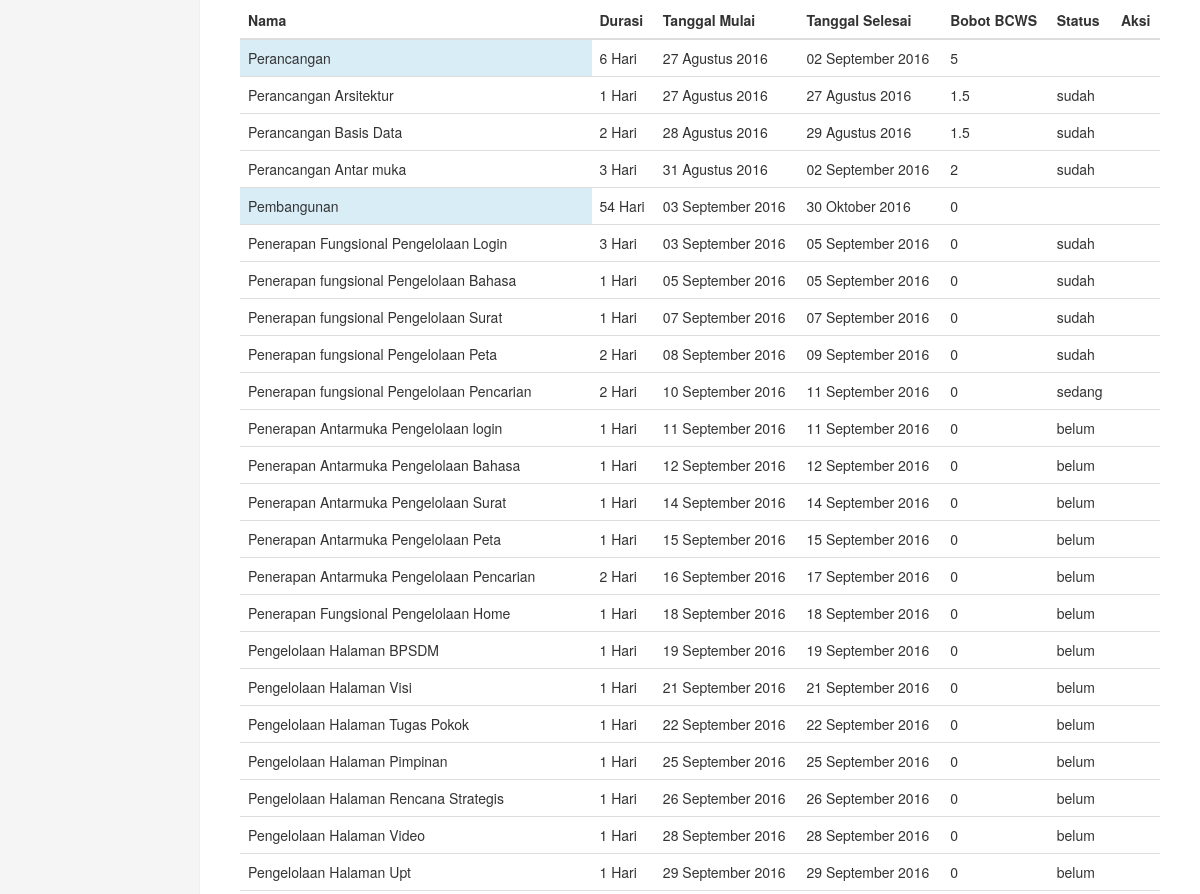
The page /admin/beranda.php?page=detailproyek.php&id=5 (signed in, middle part) on the database as committed earlier.
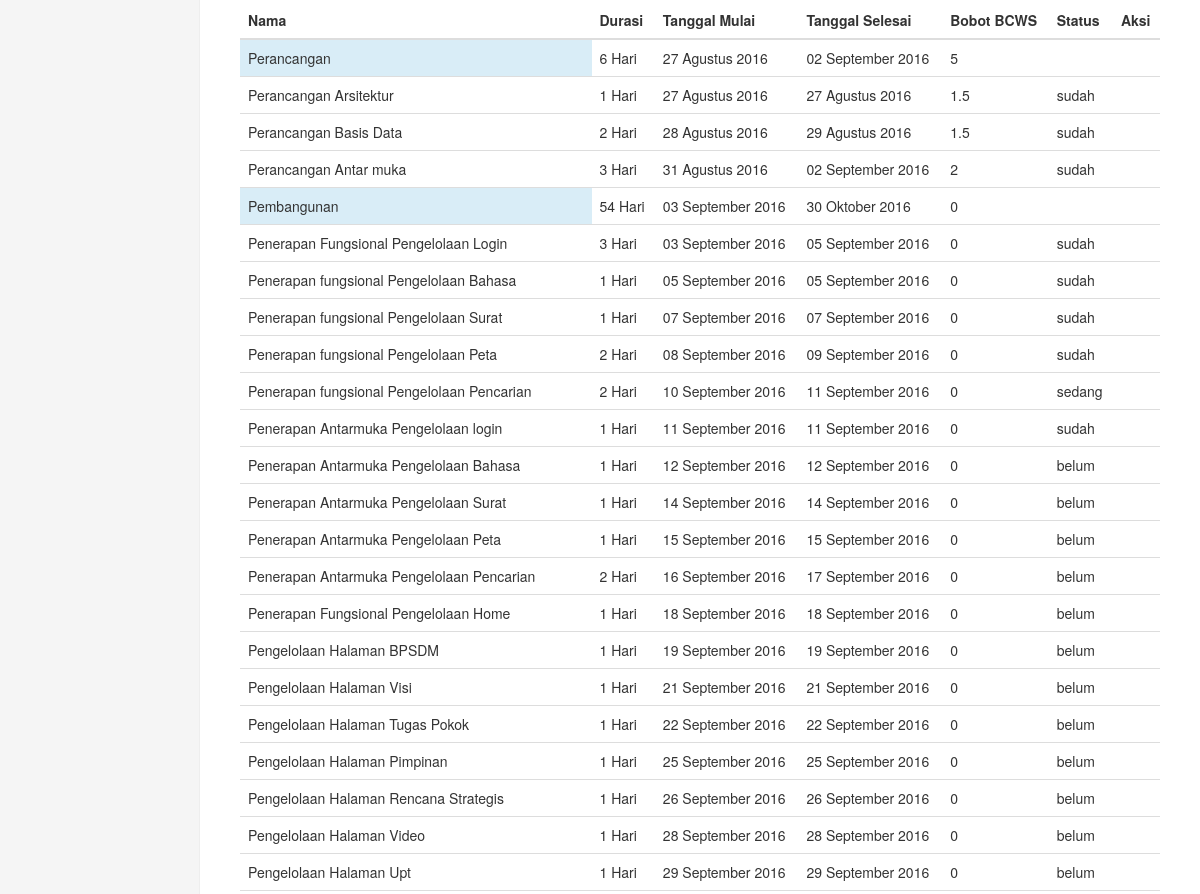
The same page on the database as committed later.
### tables this page shows
CREATE TABLE IF NOT EXISTS `proyek_pekerjaan` (
`id` int(11) NOT NULL,
  `id_proyek` int(11) NOT NULL,
  `nama` varchar(300) NOT NULL,
  `tanggal_mulai` date NOT NULL,
  `tanggal_selesai` date NOT NULL,
  `have_child` tinyint(1) NOT NULL,
  `parent` int(11) DEFAULT NULL,
  `bobot_bcws` float NOT NULL,
  `bobot_bcwp` float NOT NULL,
  `status` varchar(10) NOT NULL DEFAULT 'belum',
  `created_at` datetime NOT NULL DEFAULT CURRENT_TIMESTAMP,
  `updated_at` timestamp NOT NULL DEFAULT CURRENT_TIMESTAMP ON UPDATE CURRENT_TIMESTAMP
);

### komponen/library.php (called while the page is built, shortened)
<?php
    function tanggal_format_indonesia($tgl, $waktu = FALSE, $bln_only = FALSE){
        $tanggal  =  substr($tgl,8,2);
        $bulan  =  getBulan(substr($tgl,5,2));
        $tahun  =  substr($tgl,0,4);
        $jam = substr($tgl, 11,2);
        $menit = substr($tgl, 14,2);
        $separator = empty($jam) ? '' : ':';
        $r_wkt = $waktu == FALSE ? '' : $jam.$separator.$menit;
        $tanggal_formatted = $tanggal.' '.$bulan.' '.$tahun.' '.$r_wkt;
            return $tanggal_formatted;
    }
    function  getBulan($bln){
        switch  ($bln){
            case  8:
                $bln = "Agustus";
                break;
            case  9:
                $bln = "September";
                break;
            case  10:
                $bln = "Oktober";
                break;
            case  11:
                $bln = "November";
                break;
        }
        return $bln;
    }
    function durasi($from, $to, $tipe = 'hari')
    {
        $from = new DateTime($from);
        $to = new DateTime($to);
        $diff = $to->diff($from);
        switch($tipe)
        {
            case 'hari':
                $diff = $diff->days + 1;
                break;
            case 'minggu':
                $diff = $diff->days/7;
                $diff = round($diff);
                break;
        }
        return $diff;
    }
    function get_parent_bcws($id_proyek_pekerjaan)
    {
        $bcws = 0;
        $q = mysql_query("SELECT * FROM proyek_pekerjaan WHERE parent='$id_proyek_pekerjaan'");
        while($d = mysql_fetch_object($q))
        {
            $bcws = $bcws + $d->bobot_bcws;
        }
        return $bcws;
    }
    function get_parent_durasi($id_proyek_pekerjaan)
    {
        $durasi_total = 0;
        $q = mysql_query("SELECT tanggal_mulai, tanggal_selesai FROM proyek_pekerjaan WHERE parent='$id_proyek_pekerjaan'") or die(mysql_error());
        while($d = mysql_fetch_object($q))
        {
            $durasi = durasi($d->tanggal_mulai, $d->tanggal_selesai);
            $durasi_total = $durasi_total + $durasi;
        }
        return $durasi_total;
    }
    function get_parent_tanggal_mulai($id_proyek_pekerjaan)
    {
        $mulai = FALSE;
        $q = mysql_query("SELECT min(tanggal_mulai) as mulai FROM proyek_pekerjaan WHERE parent='$id_proyek_pekerjaan'") or die(mysql_error());
        if($d = mysql_fetch_object($q))
        {
            $mulai = $d->mulai;
        }
        return $mulai;
    }
    function get_parent_tanggal_selesai($id_proyek_pekerjaan)
    {
        $selesai = FALSE;
        $q = mysql_query("SELECT max(tanggal_selesai) as selesai FROM proyek_pekerjaan WHERE parent='$id_proyek_pekerjaan'") or die(mysql_error());
        if($d = mysql_fetch_object($q))
        {
            $selesai = $d->selesai;
        }
        return $selesai;
    }

### admin/detailproyek.php (the view, shortened to what this page needs)
<?php
          if(!empty($_GET['id']))
          {
              $id_proyek = $_GET['id'];
          }
          else
          {
              header("location:beranda.php");
          }
?>
      <div class="tab-content">
          <div class="tab-pane active" id="list-pekerjaan">
              <table class="table">
                  <thead>
                  <tr>
                      <th>Nama</th>
                      <th>Durasi</th>
                      <th>Tanggal Mulai</th>
                      <th>Tanggal Selesai</th>
                      <th>Bobot BCWS</th>
                      <th>Status</th>
                      <th>Aksi</th>
                  </tr>
                  </thead>
                  <tbody>
                  <?php
                  $q_pekerjaan = mysql_query("SELECT * FROM proyek_pekerjaan WHERE id_proyek='$id_proyek' ORDER BY tanggal_mulai, COALESCE(parent, id), parent IS NOT NULL");
                  while($d_pekerjaan = mysql_fetch_object($q_pekerjaan)):
                      ?>
                      <tr>
                          <td class="<?php echo empty($d_pekerjaan->parent) ? 'info' : ''; ?>"><?php echo $d_pekerjaan->nama; ?></td>
                          <td><?php echo $d_pekerjaan->have_child ? get_parent_durasi($d_pekerjaan->id) : durasi($d_pekerjaan->tanggal_mulai, $d_pekerjaan->tanggal_selesai); ?> Hari</td>
                          <td><?php echo $d_pekerjaan->have_child ? tanggal_format_indonesia(get_parent_tanggal_mulai($d_pekerjaan->id)) : tanggal_format_indonesia($d_pekerjaan->tanggal_mulai); ?></td>
                          <td><?php echo $d_pekerjaan->have_child ? tanggal_format_indonesia(get_parent_tanggal_selesai($d_pekerjaan->id)) : tanggal_format_indonesia($d_pekerjaan->tanggal_selesai); ?></td>
                          <td><?php echo $d_pekerjaan->have_child ? get_parent_bcws($d_pekerjaan->id) : $d_pekerjaan->bobot_bcws ?></td>
                          <td><?php echo $d_pekerjaan->have_child ? "" : $d_pekerjaan->status ?></td>
                          <td>
                          </td>
                      </tr>
                  <?php
                  endwhile;
                  ?>
                  </tbody>
              </table>
          </div>
      </div>

Rows that differ between the two databases and show on the page:
changed proyek_pekerjaan "Penerapan Antarmuka Pengelolaan login": status "belum" → "sudah"
